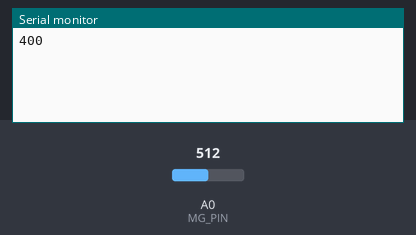
A sketch run on a simulated Arduino Uno, built with avr-gcc and run on an emulated ATmega328P. Shown: the last lines printed to the serial monitor. The test bench sets the inputs (shaded band); at power-on: A0 (MG_PIN) = 512.

Above: at 1.2 s.
1.3 s: A0 (MG_PIN) set to 122
At 2.5 s:
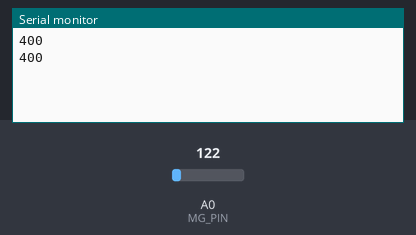
2.8 s: A0 (MG_PIN) set to 0
At 3.3 s:
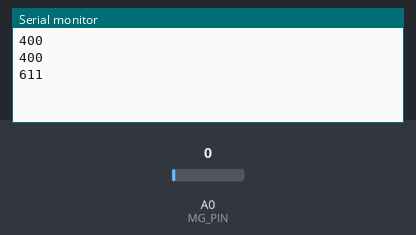
Timing chart, 0 to 5.8 s (numbered marks = the images above; inputs shaded):
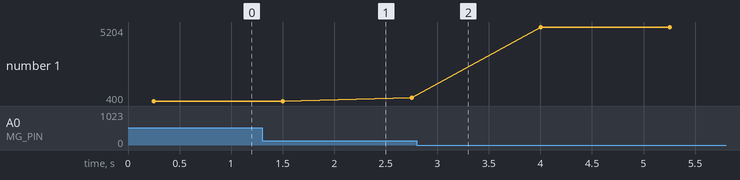

Measured:
- plotted number 1: 400 → 611 after the input at 1.3 s, 611 → 5204 after the input at 2.8 s

The sketch:

CO2.ino
```cpp
/************************************************************************************
本模块采用的MG-811探头属于电化学传感器，为得到更精确的测量值，请先对传感器进行标定操作。
给本模块提供稳定的电源，探头工作后会进行加热。请将本模块放在空气清新的地方，连续加热48小
时。然后测量本模块的输出电压，将输出电压值(单位：V)除以8.5，得到的数值填入代码中的宏定义：
#define         ZERO_POINT_VOLTAGE           (此处改成：电压值(V)/8.5)
例如，用万用表测量CO2模块输出的电压为2.4V，那么2.4/8.5=0.282, 则修改如下：
#define         ZERO_POINT_VOLTAGE           (0.282)
***********************硬件接口宏定义**********************************************/
#define         MG_PIN                       (A0)    //
//#define         BOOL_PIN                     (2)     //电平输入引脚
#define         DC_GAIN                      (8.5)   //电源放大器增益(电压的放大倍数)
/***********************软件接口宏定义************************************/
#define         READ_SAMPLE_INTERVAL         (50)    //定义在正常操作中要取多少样品
#define         READ_SAMPLE_TIMES            (5)     //定义每个样本之间的时间间隔(单位为毫秒)
/*********************应用相关宏定义**********************************/
//These two values differ from sensor to sensor. user should derermine this value.
#define         ZERO_POINT_VOLTAGE           (0.084) //当二氧化碳浓度为400PPM时，用伏特定义传感器的输出(V测/8.5)
#define         REACTION_VOLTGAE             (0.030) //定义传感器从空气中移动到1000ppm CO2时的[电压降(电流流过负载，负载两端的电势差)]

float CO2Curve[3]  =  {2.602,ZERO_POINT_VOLTAGE,(REACTION_VOLTGAE/(2.602-3))};  //全局变：CO2数组{2.602,伏特传感器输,电压降/(2.302-3)}
  //曲线上取出两，形成了一条与原始曲线“近似相等”的直线。数据格式:{x, y, slope};
                                                      //slope = ( reaction voltage ) / (log400 –log1000)
                                                      //point1:(lg400, 0.324) point2:(lg4000, 0.280)
void setup()
{
    Serial.begin(9600);

}

void loop()
{
    int percentage;
    float volts;

    volts = MGRead(MG_PIN);                           //引用MGRead函数将模拟输入值转换为电压值


    percentage = MGGetPercentage(volts,CO2Curve);      //通过MGGetPercentage函数将电压值和数组转换成CO2 ppm值
    //Serial.print("CO2:");
    if (percentage == -1) {
        Serial.println("400");
    } else {
       Serial.println(percentage);                     //输出CO2值
    }

    delay(1000);
}
float MGRead(int mg_pin){
    int i;
    float v=0;
    for (i=0;i<READ_SAMPLE_TIMES;i++) {      //   i<数据样本间隔(5ms)
        v += analogRead(mg_pin);
        delay(READ_SAMPLE_INTERVAL);          //50个数据样本的间隔时间50*5/1000s
        }
    v = (v/READ_SAMPLE_TIMES) *5/1024 ;       //电压=
    return v;
}
int  MGGetPercentage(float volts, float *pcurve){
   if ((volts/DC_GAIN )>=ZERO_POINT_VOLTAGE) {
    // (输出电压/电压增益)>=(V测/8.5)时
      return -1;
   } else {
      return pow(10, ((volts/DC_GAIN)-pcurve[1])/pcurve[2]+pcurve[0]);
      //return CO2的PPM值 = 10的[(输出电压/电压增益）-(V测/8.5）/(电压降/(2.302-3)+2.602)]次方
   }
}
```
